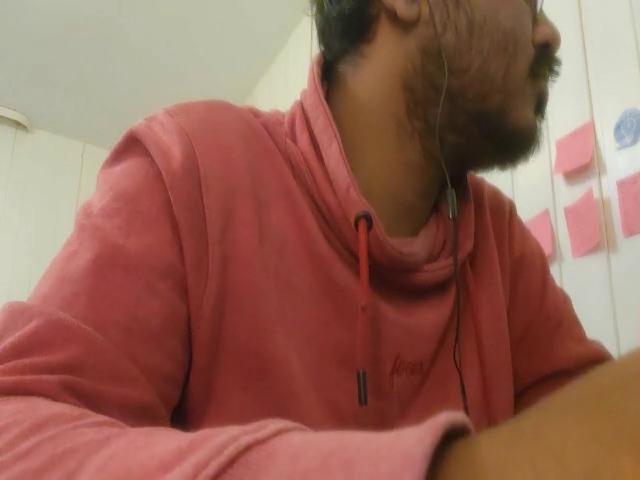
#> input picture frame 43 of EDITH.mp4, 640 x 480 px, given in place of experiment.mp4, which was not available
$ jupyter execute video_operation.ipynb
#> lines starting #> are read from the running program, lines starting #| are printed output that depends on the picture; pictures that were not available may be replaced by others from this repository, and a replacement may not be noted
[cell 1]
import cv2
cap = cv2.VideoCapture('/Users/anuragrachoti/Desktop/experiment.mp4')
print('cap', cap)
ret, frame = cap.read()
#> frame is the input picture: shape (480, 640, 3); mean B, G, R 86.9, 101.2, 148.7
print(frame.shape)
#| (480, 640, 3)

[cell 2]
# Assuming 'frame' is your input image with shape (720, 1280, 3)

# New dimensions (e.g., 360x640 for smaller size)
new_width = 640
new_height = 360

# Resizing the frame
resized_frame = cv2.resize(frame, (new_width, new_height))
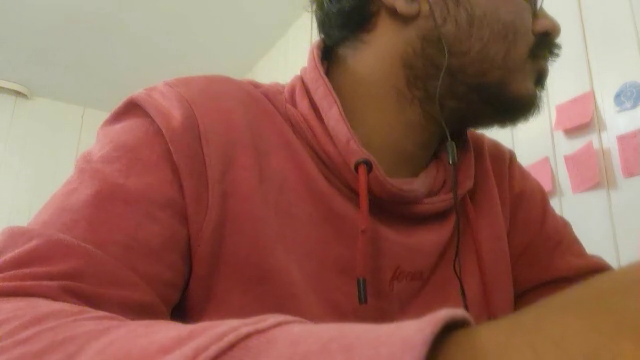
#> resized_frame: shape (360, 640, 3); mean B, G, R 86.9, 101.2, 148.7

# Display the new shape
print("Resized frame shape:", resized_frame.shape)
#| Resized frame shape: (360, 640, 3)

[cell 3]
# [13 lines of commented-out code are left out]

[cell 4]
cap = cv2.VideoCapture(0)

#divx, xvid, mjpg, x264, wmv1, wmv2
fourcc = cv2.VideoWriter_fourcc(*'XVID') #'XVID
#it contains 4 parameters, name, codec, fps, resolution

output = cv2.VideoWriter('/Users/anuragrachoti/Desktop/output.avi', fourcc, 20.0, (640,480),0)
print(cap)
while cap.isOpened():
    ret ,frame = cap.read()
    if ret == True:
        gray = cv2.cvtColor(frame, cv2.COLOR_BGR2GRAY)
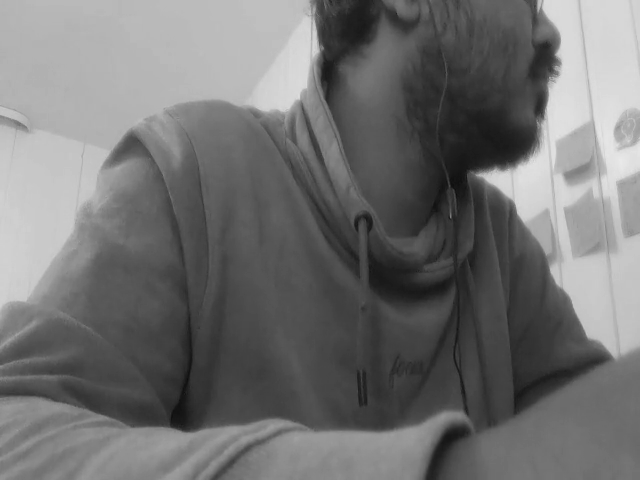
#> gray: shape (480, 640); min 12, max 233, mean 113.7
        frame = cv2.flip(frame, 0)
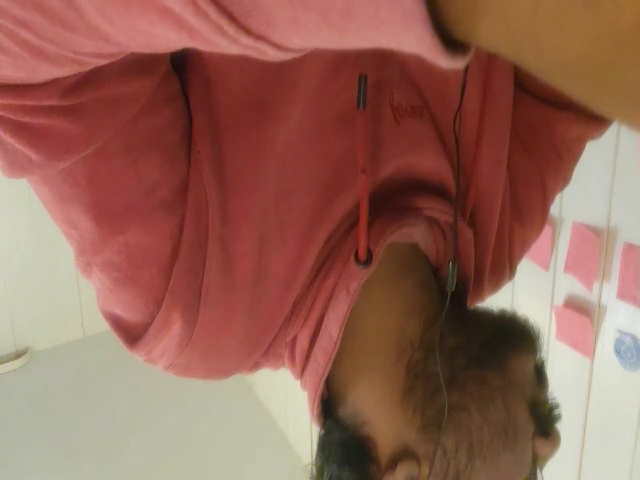
#> frame: shape (480, 640, 3); mean B, G, R 86.9, 101.2, 148.7
        cv2.imshow('frame',frame)
        cv2.imshow('gray',gray)
        output.write(gray)
        if cv2.waitKey(1) & 0xFF == ord('q'):
#> (key q is pressed here)
            break

cap.release()
output.release()
cv2.destroyAllWindows()

$ run again, starting later in the video
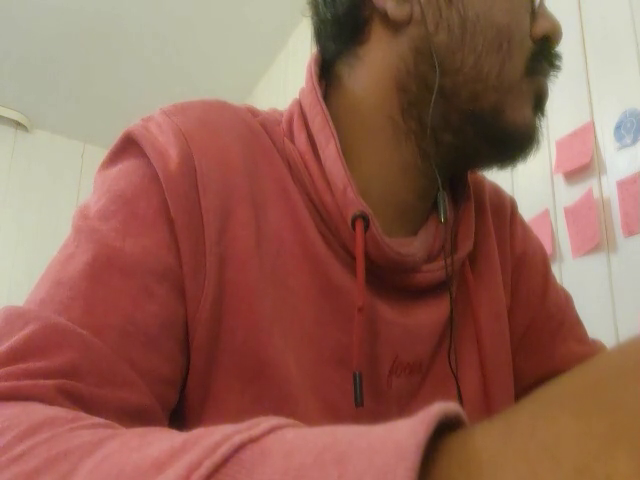
#> input picture frame 194 of EDITH.mp4, 640 x 480 px, given in place of experiment.mp4, which was not available
#> frame is the input picture: shape (480, 640, 3); mean B, G, R 85.7, 100.5, 148.1
#| (480, 640, 3)
#| Resized frame shape: (360, 640, 3)
#> `gray = cv2.cvtColor(frame, cv2.COLOR_BGR2GRAY)`:
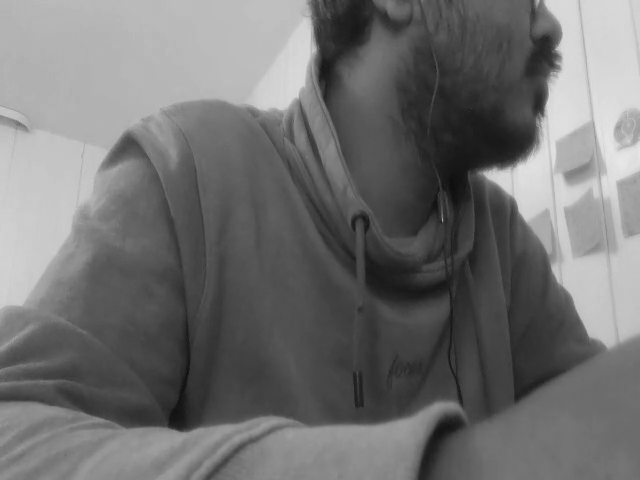
#> gray: shape (480, 640); min 14, max 233, mean 113
#> `frame = cv2.flip(frame, 0)`:
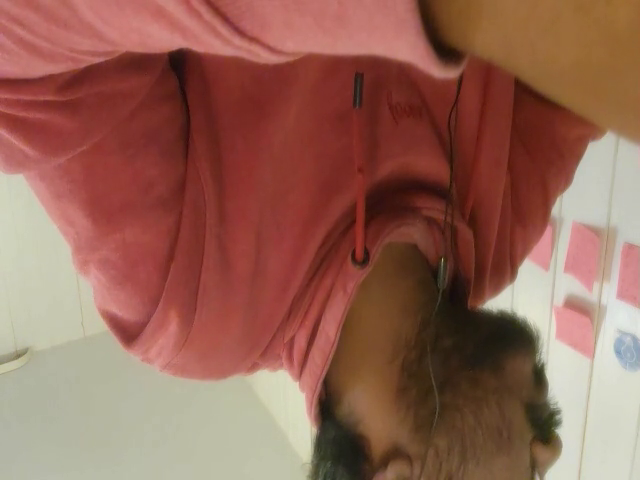
#> frame: shape (480, 640, 3); mean B, G, R 85.7, 100.5, 148.1

$ run again, starting later in the video
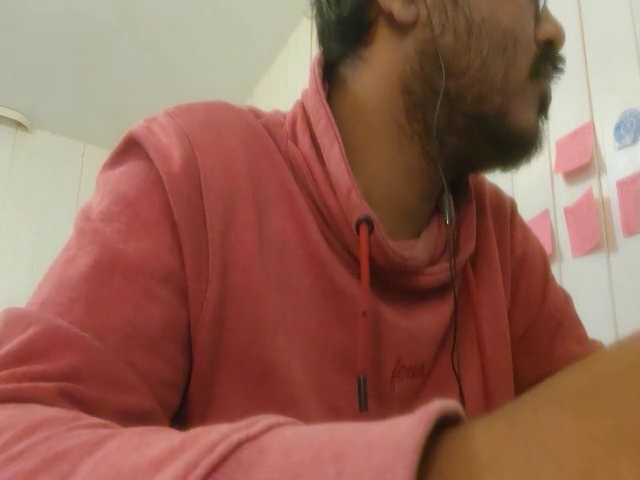
#> input picture frame 345 of EDITH.mp4, 640 x 480 px, given in place of experiment.mp4, which was not available
#> frame is the input picture: shape (480, 640, 3); mean B, G, R 87, 102, 149.6
#| (480, 640, 3)
#| Resized frame shape: (360, 640, 3)
#> `gray = cv2.cvtColor(frame, cv2.COLOR_BGR2GRAY)`:
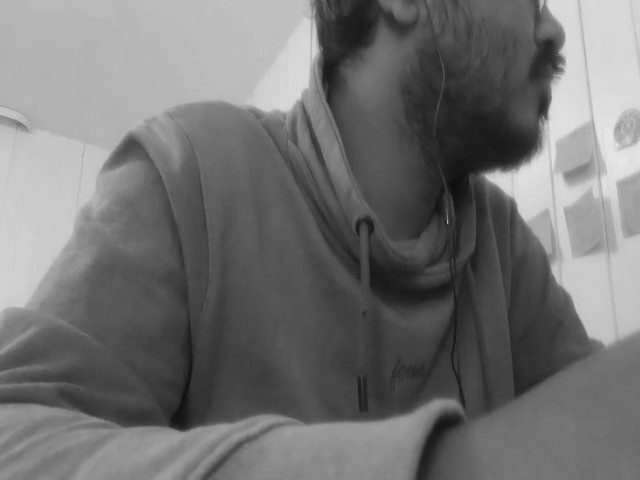
#> gray: shape (480, 640); min 15, max 234, mean 114.5
#> `frame = cv2.flip(frame, 0)`:
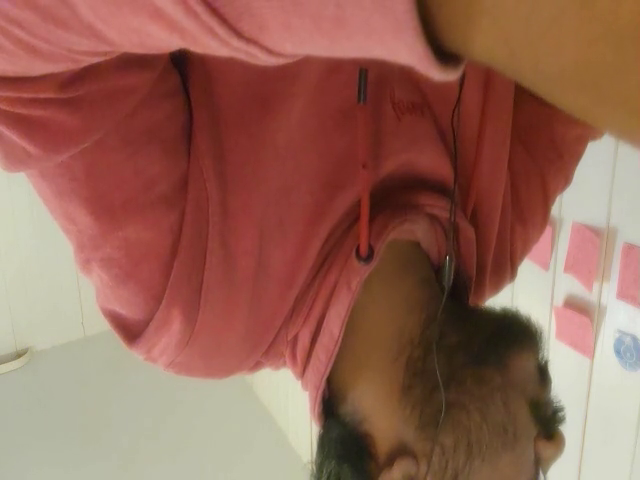
#> frame: shape (480, 640, 3); mean B, G, R 87, 102, 149.6
